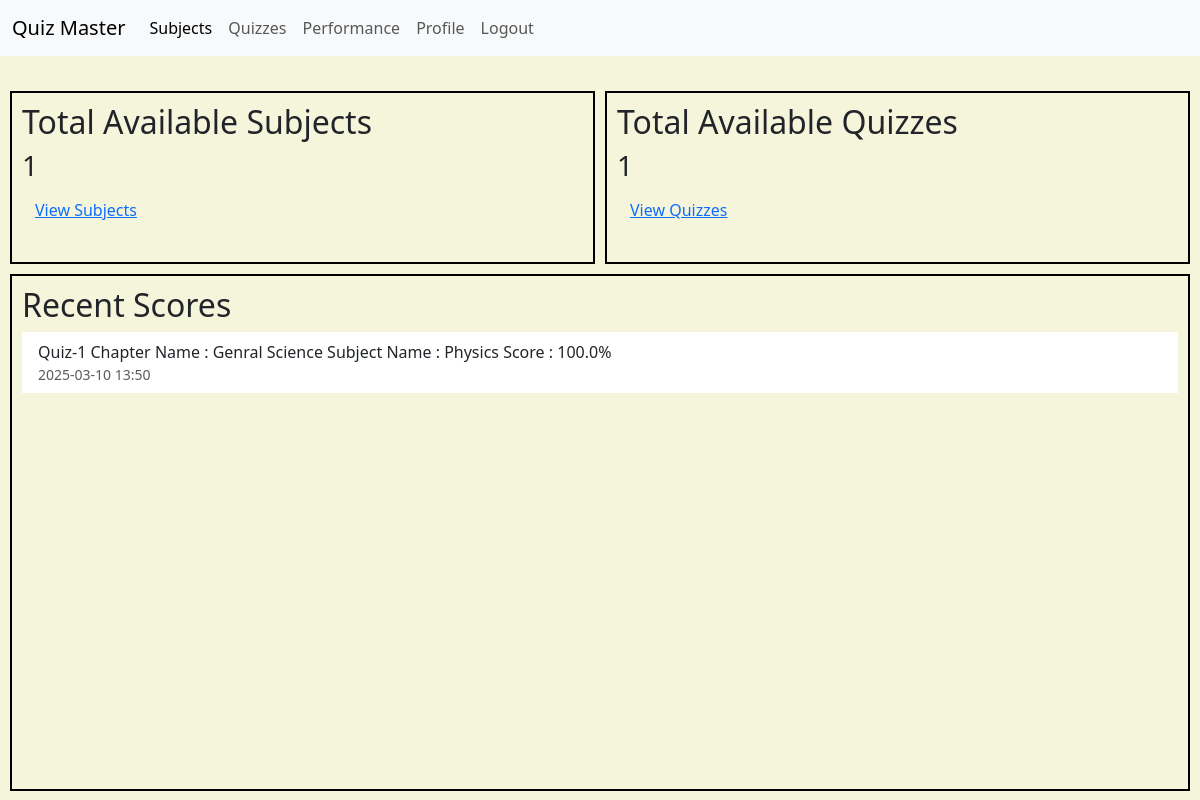
Before: /user/dashboard (signed in) with the older database file.
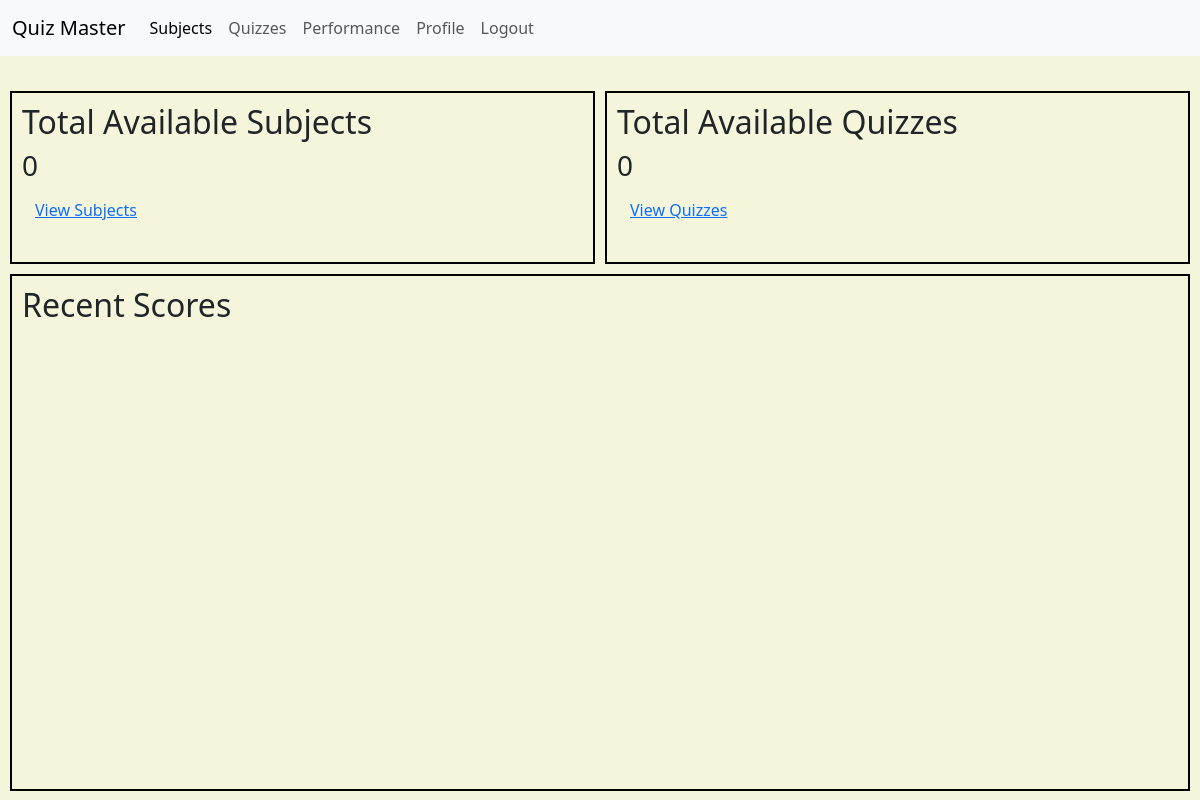
After: the same page with the newer database file.
### models/models.py (models this page shows, shortened)
class Score(db.Model):
    id = db.Column(db.Integer, primary_key=True)
    quiz_id = db.Column(db.Integer, db.ForeignKey('quiz.id'), nullable=False)
    user_id = db.Column(db.Integer, db.ForeignKey('user.id'), nullable=False)
    timestamp = db.Column(db.DateTime, default=lambda: datetime.now(UTC).astimezone(IST), nullable=False)
    total_scored = db.Column(db.Float, nullable=False)

class Quiz(db.Model):
    __tablename__ = 'quiz'
    id = db.Column(db.Integer, primary_key=True)
    chapter_id = db.Column(db.Integer, db.ForeignKey('chapter.id'), nullable=False)
    date_of_quiz = db.Column(db.DateTime, nullable=False)
    time_duration = db.Column(db.Time, nullable=False)
    remarks = db.Column(db.Text)
    questions = db.relationship('Question', backref='quiz', cascade="all, delete", lazy=True)
    scores = db.relationship('Score', backref='quiz', cascade="all, delete", lazy=True)

class Chapter(db.Model):
    __tablename__ = 'chapter'
    id = db.Column(db.Integer, primary_key=True)
    subject_id = db.Column(db.Integer, db.ForeignKey('subject.id'), nullable=False)
    name = db.Column(db.String(100), nullable=False)
    description = db.Column(db.Text)
    quizzes = db.relationship('Quiz', backref='chapter',cascade="all, delete", lazy=True)

class Subject(db.Model):
    __tablename__ = 'subject'
    id = db.Column(db.Integer, primary_key=True)
    name = db.Column(db.String(100), nullable=False)
    description = db.Column(db.Text)
    chapters = db.relationship('Chapter', backref='subject', cascade="all, delete", lazy=True)

### controllers/user.py (the view)
@user_bp.route('/dashboard')
@login_required
def dashboard():
    total_subjects = Subject.query.count()
    total_quizzes = Quiz.query.count()
    recent_scores = Score.query.filter_by(user_id=current_user.id).order_by(Score.timestamp.desc()).limit(10).all()
    return render_template('user_dashboard.html', total_subjects=total_subjects, total_quizzes=total_quizzes, recent_scores=recent_scores, is_admin=False)

### controllers/auth.py (called while the page is built)
@login_manager.user_loader
def load_user(user_identifier):
    if user_identifier.startswith("admin-"):
        admin_id = int(user_identifier.split("-")[1])
        return Admin.query.get(admin_id)
    elif user_identifier.startswith("user-"):
        user_id = int(user_identifier.split("-")[1])
        return User.query.get(user_id)
    return None

### templates/user_dashboard.html (shortened to what this page needs)
{% extends 'base.html' %}
{% block styles %}
    <link rel="stylesheet" href="{{ url_for('static', filename='CSS/user_dashboard.css') }}"/>
{% endblock %}
{% block content %}
    <div class="grid-container">
        <div class="subject-container">
            <h2>Total Available Subjects</h2>
            <h3>{{ total_subjects }}</h3>
            <a href="{{ url_for('user.subjects') }}" class="btn btn-link">View Subjects</a>
        </div>
        <div class="quiz-container">
            <h2>Total Available Quizzes</h2>
            <h3>{{ total_quizzes }}</h3>
            <a href="{{ url_for('user.quizzes', chapter_id = 0) }}" class="btn btn-link">View Quizzes</a>
        </div>
        <div class="score-container">
            <h2>Recent Scores</h2>
            <ul class="list-group list-group-flush">
            {% for score in recent_scores %}
            <li class="list-group-item">
                Quiz-{{ score.quiz.id }}
                Chapter Name : {{ score.quiz.chapter.name }}
                Subject Name : {{ score.quiz.chapter.subject.name }}
                Score : {{ score.total_scored }}%
                <small class="text-muted d-block">{{ score.timestamp.strftime('%Y-%m-%d %H:%M') }}</small>
            </li>
            {% endfor %}
            </ul>
        </div>
    </div>
{% endblock %}

Changed rows visible on the page:
removed Score: quiz.id "1", quiz.chapter.name "Genral Science", quiz.chapter.subject.name "Physics", total_scored "100.0", timestamp "2025-03-10 13:50"
Other visible differences:
{{ total_subjects }}: "1" → "0"
{{ total_quizzes }}: "1" → "0"
